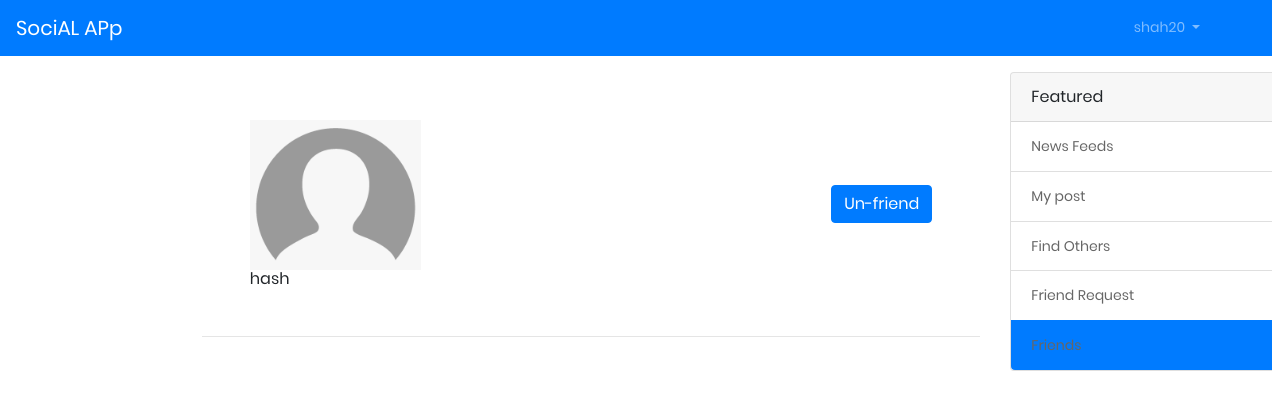
The app's page /friends (signed in) with its own data.
### App/models.py (models this page shows, shortened)
class friends(models.Model):
    status = (
        ("Requested", "requested"),
        ("Confirmed", "confirmed"),
        ("Ignore", "Ignore"),
    )
    current_user = models.ForeignKey(User,on_delete=models.CASCADE,related_name='current_user')
    friend_user = models.ForeignKey(User,on_delete=models.CASCADE,related_name='friend_user')
    status = models.CharField(max_length=20,choices=status,null=True)

class profile(models.Model):
    user = models.OneToOneField(User,on_delete=models.CASCADE)
    image = models.ImageField(default='default.jpg',upload_to="profile_pics")

### App/views.py (the view)
# urls.py: path('friends',views.friend,name='friends'),
@login_required
def friend(request):
    friend = friends.objects.filter(current_user=request.user,status='Confirmed')
    print(friend)
    friend2 = friends.objects.filter(friend_user=request.user,status='Confirmed')
    print(friend2)
    context = {
        'friends':friend,
        'friend2':friend2
    }
    return render(request,'Friends.html',context)

### App/templates/Friends.html (shortened to what this page needs)
{% extends 'base.html' %}
{% load static %}
{% block content %}
<div class="container">
    <div class="row m-3">
        <div class="col-lg-1">
        </div>
        <div class="col-lg-9">
            {% for friend in friends %}
            <div class="row m-5">
                <div class="w-25 ">
                    <img style="height:150px" src="media/{{friend.friend_user.profile.image}}" alt="">
                    <h6 class="mr-3">{{friend.friend_user.username}}</h6>
                </div>
                <div class="w-75 d-flex justify-content-end align-items-center">
                    <form action="{% url 'unfriend' friend.id %}">
                        <button class="btn btn-primary float-right " type="submit">Un-friend</button>
                    </form>
                </div>
            </div>
            <hr>
            {% endfor %}
        </div>
        <div class="col-lg-1">
            <div class="card" style="width: 18rem;">
                <div class="card-header">
                    Featured
                </div>
                <ul class="list-group list-group-flush">
                    <li class="list-group-item"><a href="">News Feeds</a></li>
                    <li class="list-group-item"><a href="{% url 'mypost' %}">My post</a></li>
                    <li class="list-group-item "><a href="{% url 'findothers' %}">Find Others</a></li>
                    <li class="list-group-item"><a href="{% url 'getfriendrequest' %}">Friend Request</a></li>
                    <li class="list-group-item active"><a href="{% url 'friends' %}">Friends</a></li>
                </ul>
            </div>
        </div>
    </div>
</div>
{% endblock content %}

### App/templates/base.html (shortened to what this page needs)
<!DOCTYPE html>
{% load static %}
<html lang="en">
<head>
    <link rel="stylesheet" href="https://maxcdn.bootstrapcdn.com/bootstrap/4.0.0/css/bootstrap.min.css">
    <link href="https://cdn.quilljs.com/1.3.6/quill.snow.css" rel="stylesheet">
    <link href="https://cdn.quilljs.com/1.3.6/quill.bubble.css" rel="stylesheet">
        <link rel="stylesheet" type="text/css" href="{% static 'vendor/bootstrap/css/bootstrap.min.css' %}">
        <link rel="stylesheet" type="text/css" href="{% static 'fonts/font-awesome-4.7.0/css/font-awesome.min.css' %}">
        <link rel="stylesheet" type="text/css" href="{% static 'fonts/iconic/css/material-design-iconic-font.min.css' %}">
        <link rel="stylesheet" type="text/css" href="{% static 'vendor/animate/animate.css' %}">
        <link rel="stylesheet" type="text/css" href="{% static 'vendor/css-hamburgers/hamburgers.min.css' %}">
        <link rel="stylesheet" type="text/css" href="{% static 'vendor/animsition/css/animsition.min.css' %}">
        <link rel="stylesheet" type="text/css" href="{% static 'vendor/select2/select2.min.css' %}">
        <link rel="stylesheet" type="text/css" href="{% static 'vendor/daterangepicker/daterangepicker.css' %}">
        <link rel="stylesheet" type="text/css" href="{% static 'css/util.css' %}">
        <link rel="stylesheet" type="text/css" href="{% static 'css/main.css' %}">
</head>
<body>
    {% if request.user.is_authenticated %}
        <nav class="navbar navbar-expand-lg navbar-dark bg-primary">
            <a class="navbar-brand" href="{% url 'home' %}">SociAL APp</a>
            <div class="collapse navbar-collapse" id="navbarSupportedContent">
                <ul class="navbar-nav ml-auto">
                    <li class="nav-item dropdown mr-5 ">
                        <a class="nav-link dropdown-toggle" href="#" id="navbarDropdown" role="button" data-toggle="dropdown" aria-haspopup="true" aria-expanded="false">
                        {{ request.user }}
                            </a>
                    </li>
                </ul>
            </div>
        </nav>
    {% endif %}
    {% block content %}
    {% endblock  %}
</body>
</html>

### App/static/css/main.css (style rules this page uses)
* { margin: 0px; padding: 0px; box-sizing: border-box; }
body, html { height: 100%; font-family: Poppins-Regular, sans-serif; }
a { font-family: Poppins-Regular; font-size: 14px; line-height: 1.7; color: #666666; margin: 0px; transition: all 0.4s; -webkit-transition: all 0.4s; -o-transition: all 0.4s; -moz-transition: all 0.4s; }
h1,h2,h3,h4,h5,h6 { margin: 0px; }
ul, li { margin: 0px; list-style-type: none; }
button { outline: none !important; border: none; background: transparent; }

### records on screen
friends: friend_user.profile.image (placeholder picture), friend_user.username "hash"

### other values on screen
{{ request.user }} "shah20"
